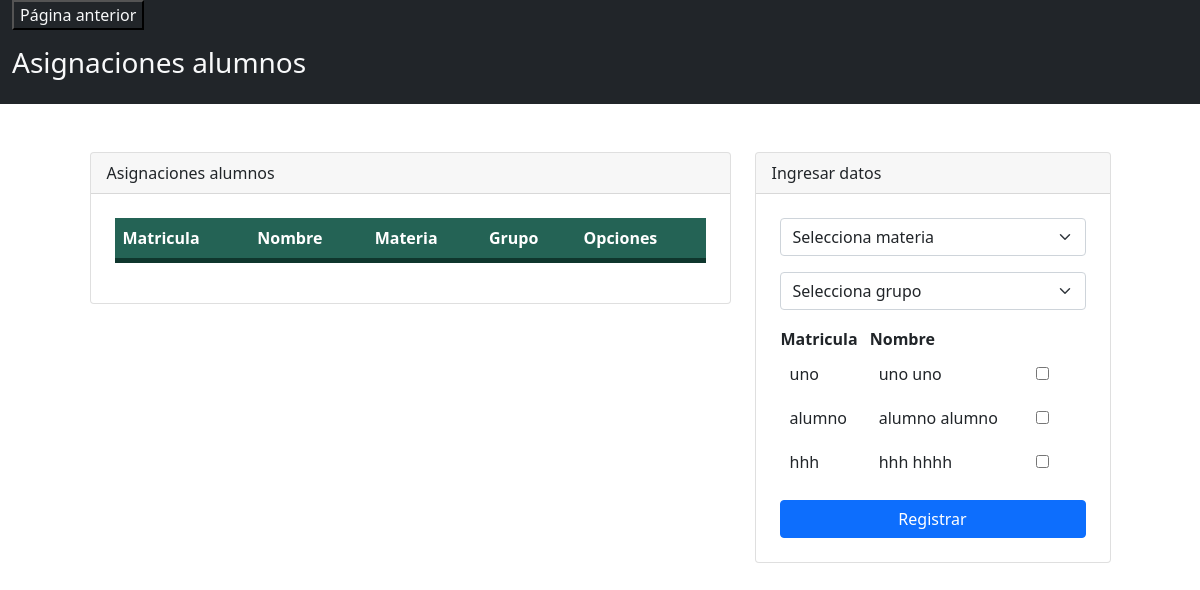
The app's page /admin/asignacionesAlumnos/asignaciones.php, older data.
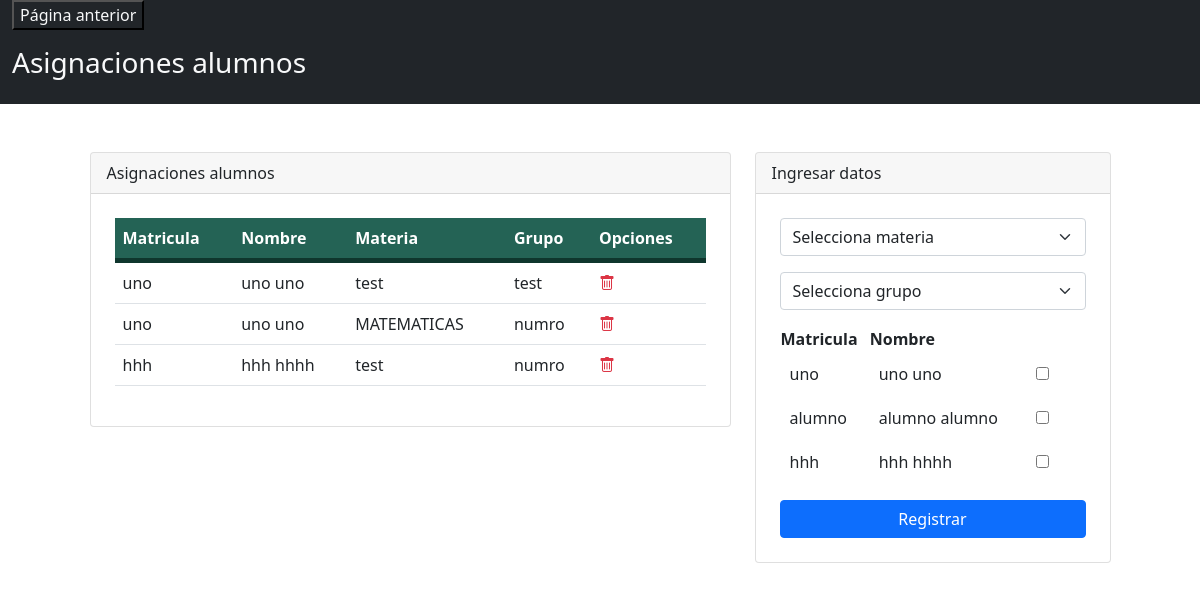
The same page, newer data.
### tables this page shows
CREATE TABLE `user` (
  `id` int(11) NOT NULL,
  `user` varchar(100) NOT NULL,
  `password` varchar(200) NOT NULL,
  `nombre` varchar(200) NOT NULL,
  `apellidos` varchar(200) NOT NULL,
  `registro` varchar(100) NOT NULL,
  `tipo` varchar(100) NOT NULL,
  `grado` int(11) DEFAULT NULL,
  `activo` int(11) NOT NULL
);

CREATE TABLE `asignacion` (
  `id` int(11) NOT NULL,
  `idgrupo` int(11) DEFAULT NULL,
  `iduser` int(11) DEFAULT NULL,
  `primer_parcial` double DEFAULT 0,
  `segundo_parcial` double DEFAULT 0,
  `tercer_parcial` double DEFAULT 0,
  `idmateria` int(11) DEFAULT NULL,
  `activo` int(11) NOT NULL
);

CREATE TABLE `materia` (
  `id` int(11) NOT NULL,
  `nombre` varchar(200) NOT NULL,
  `idcategoria` int(11) DEFAULT NULL,
  `activo` int(11) NOT NULL
);

CREATE TABLE `grupo` (
  `id` int(11) NOT NULL,
  `nombre` varchar(100) NOT NULL,
  `fecha` timestamp NOT NULL DEFAULT current_timestamp() ON UPDATE current_timestamp(),
  `grado` int(11) NOT NULL,
  `activo` int(11) NOT NULL
);

### admin/asignacionesAlumnos/asignaciones.php (the view, shortened to what this page needs)
<?php
    include("../../config/db.php");
    ?>
<!DOCTYPE html>
<html lang="es">
<head>
    <link rel="stylesheet" href="https://cdn.jsdelivr.net/npm/bootstrap@5.0.2/dist/css/bootstrap.min.css">
    <link rel="stylesheet" href="https://cdn.jsdelivr.net/npm/bootstrap-icons@1.5.0/font/bootstrap-icons.css">
</head>
<body>
    <?php
    $query = "select u.registro as matricula, a.id as id, CONCAT(u.nombre,' ' ,u.apellidos) as alumno, m.nombre as materia,g.nombre as grupo from asignacion as a inner join user as u on u.id=a.iduser inner join grupo as g on g.id=a.idgrupo inner join materia as m on m.id=a.idmateria where u.tipo='alumno' and a.activo=1";
    $asignaciones = mysqli_query($connection, $query);
    $query = "SELECT * FROM user where activo='1' and tipo='alumno'";
    $alumnos = mysqli_query($connection, $query);
    ?>
<div class="container-fluid  text-light bg-dark">
    <div>
    <td>
<a href="../dashboard.php" ><input type="button" class="text-light bg-dark" value="Página anterior"></a>
    </div>
    <div class = "row">
            <div class="col-md">
                <header class="py-3">
                    <h3>Asignaciones alumnos</h3>
                </header>
            </div>
    </div>
</div>
<div class="container mt-5">
    <div class="row justify-content-center">
        <div class="col-md-7">
            <div class="card">
                <div class="card-header">
                    Asignaciones alumnos
                </div>
                <div class="p-4">
                    <table class="table align-middle">
                        <thead>
                            <tr>
                                <th scope="col">Matricula</th>
                                <th scope="col">Nombre</th>
                                <th scope="col">Materia</th>
                                <th scope="col">Grupo</th>
                                <th scope="col" colspan="2">Opciones</th>
                            </tr>
                        </thead>
                        <tbody>
                        <?php
                                foreach ($asignaciones as $dato) {
                            ?>
                            <tr>
                                <td><?php echo $dato['matricula']?></td>
                                <td><?php echo $dato['alumno']; ?></td>
                                <td><?php echo $dato['materia']; ?></td>
                                <td><?php echo $dato['grupo']; ?></td>
                                <td><a class="text-danger" href="./delete.php?id=<?php echo $dato['id']; ?>"><i class="bi bi-trash"></i></a></td>
                            </tr>
                            <?php
                                }
                            ?>
                        </tbody>
                    </table>
                </div>
            </div>
        </div>
        <div class="col-md-4">
            <div class="card">
                <div class="card-header">
                    Ingresar datos
                </div>
                <form class="p-4" method="POST" action="registrar.php">
                    <div class="mb-3">
                    <select name="txtMateria" class="form-select form-select-md" aria-label=".form-select-sm example">
                        <option selected>Selecciona materia</option>
                    </select>
                    </div>
                    <div class="mb-3">
                    <select name="txtGrupo" class="form-select form-select-md" aria-label=".form-select-sm example">
                        <option selected>Selecciona grupo</option>
                    </select>
                    </div>
                    <div class = "mb-3">
                    <table>
<tr>
    <th>Matricula</th>
    <th>Nombre</th>
    <th></th>
</tr>
<?php
foreach ($alumnos as $alumno) {
echo "<tr>
    <td> " . $alumno['registro'] . " </td>
    <td> " . $alumno['nombre'] ." ". $alumno['apellidos'] . " </td>
    <td> <input type='checkbox' name='alumno".$alumno['id']."' value='".$alumno['id']."'>   </td>
    <td>
</tr>
";
}
?>
</table>
                    </div>
                    <div class="d-grid">
                        <input type="submit" class="btn btn-primary" value="Registrar">
                    </div>
                </form>
            </div>
        </div>
    </div>
</div>
</body>
</html>

Row changes from the older to the newer data that the page shows:
added asignacion: iduser.registro "uno", alumno "uno uno", idmateria.nombre "test", idgrupo.nombre "test"
added asignacion: iduser.registro "uno", alumno "uno uno", idmateria.nombre "MATEMATICAS", idgrupo.nombre "numro"
added asignacion: iduser.registro "hhh", alumno "hhh hhhh", idmateria.nombre "test", idgrupo.nombre "numro"
